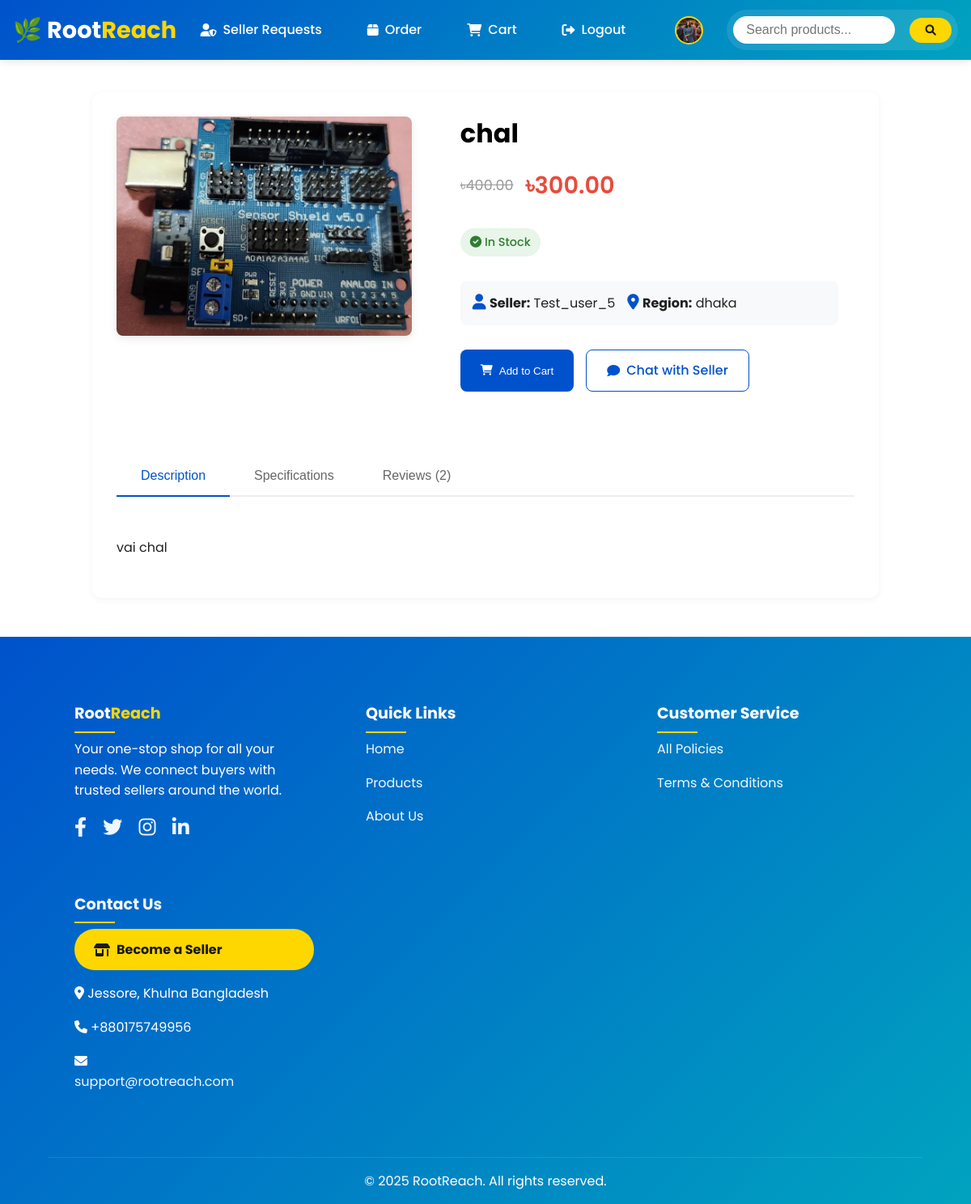
The app's page /product/2/ (signed in) with its own data.
### core/models.py (models this page shows, shortened)
class CustomUser(AbstractUser):
    user_type = models.CharField(max_length=10, choices=USER_TYPES, default='buyer')
    phone = models.CharField(max_length=20)
    profile_image = models.ImageField(upload_to='profiles/', default='profiles/default.jpg')
    location = models.CharField(max_length=100)
    address = models.TextField()
    gender = models.CharField(max_length=10, choices=GENDER_CHOICES)
    is_seller_approved = models.BooleanField(default=False)
    def is_seller(self):
        return self.user_type == 'seller' and self.is_seller_approved

class Product(models.Model):
    seller = models.ForeignKey(CustomUser, on_delete=models.CASCADE, limit_choices_to={'user_type': 'seller'})
    name = models.CharField(max_length=255)
    price = models.DecimalField(max_digits=10, decimal_places=2)
    discounted_price = models.DecimalField(max_digits=10, decimal_places=2, null=True, blank=True)
    description = models.TextField()
    region = models.CharField(max_length=100)
    stock = models.PositiveIntegerField()
    category = models.ForeignKey(Category, on_delete=models.SET_NULL, null=True)
    image = models.ImageField(upload_to='products/')
    rating = models.DecimalField(max_digits=3, decimal_places=2, default=0.0)  # average rating
    created_at = models.DateTimeField(auto_now_add=True)

### core/views.py (the view)
# urls.py: path('product/<int:pk>/', views.product_detail, name='product_detail'),
def product_detail(request, pk):
    product = get_object_or_404(Product, id=pk)
    reviews = product.reviews.all().order_by('-created_at')
    review_form = ReviewForm()
    return render(request, 'product_detail.html', {
        'product': product,
        'reviews': reviews,
        'review_form': review_form
    })

### core/forms.py
class ReviewForm(forms.ModelForm):
    class Meta:
        model = Review
        fields = ['rating', 'comment', 'image']

### core/context_processors.py (called while the page is built)
def cart_item_count(request):
    if request.user.is_authenticated and request.user.user_type == 'buyer':
        count = CartItem.objects.filter(user=request.user).count()
    else:
        count = 0
    return {'cart_item_count': count}

### core/templates/product_detail.html (shortened to what this page needs)
{% extends "base.html" %}
{% load static %}
{% block content %}
<div class="container">
    <div class="product-detail-container">
        <div class="product-image-section">
            <img src="{{ product.image.url }}" alt="{{ product.name }}" class="product-image">
        </div>
        <div class="product-info">
            <h1 class="product-title">{{ product.name }}</h1>
            <div class="price-section">
                {% if product.discounted_price and product.discounted_price < product.price %}
                    <span class="original-price">৳{{ product.price }}</span>
                    <span class="discounted-price">৳{{ product.discounted_price }}</span>
                {% else %}
                    <span class="regular-price">৳{{ product.price }}</span>
                {% endif %}
            </div>
            <div class="stock-badge {% if product.stock > 0 %}in-stock{% else %}out-of-stock{% endif %}">
                <i class="fas {% if product.stock > 0 %}fa-check-circle{% else %}fa-times-circle{% endif %}"></i>
                {% if product.stock > 0 %}In Stock{% else %}Out of Stock{% endif %}
            </div>
            <div class="seller-info">
                <div>
                    <i class="fas fa-user"></i>
                    <strong>Seller:</strong> {{ product.seller.username }}
                </div>
                <div>
                    <i class="fas fa-map-marker-alt"></i>
                    <strong>Region:</strong> {{ product.region }}
                </div>
            </div>
            <div class="product-actions">
                {% if product.stock > 0 and product.seller != user %}
                    <button class="btn btn-primary add-to-cart" data-product-id="{{ product.id }}" data-is-authenticated="{{ user.is_authenticated|yesno:'true,false' }}">
                        <i class="fas fa-shopping-cart"></i>
                        Add to Cart
                    </button>
                {% endif %}
                {% if product.seller != user %}
                    <a href="{% url 'product_chat' product.id %}" class="btn btn-outline chat-with-seller" data-is-authenticated="{{ user.is_authenticated|yesno:'true,false' }}">
                        <i class="fas fa-comment"></i>
                        Chat with Seller
                    </a>
                {% endif %}
            </div>
        </div>
        <div class="product-tabs">
            <div class="tabs-header">
                <button class="tab-button active" data-tab="description">Description</button>
                <button class="tab-button" data-tab="specifications">Specifications</button>
                <button class="tab-button" data-tab="reviews">Reviews ({{ reviews.count }})</button>
            </div>
            <div id="description" class="tab-content active">
                {{ product.description|linebreaks }}
            </div>
        </div>
    </div>
</div>
{% endblock %}

### core/templates/base.html (shortened to what this page needs)
{% load static %}
<!DOCTYPE html>
<html lang="en">
<head>
    <link rel="stylesheet" href="https://cdnjs.cloudflare.com/ajax/libs/font-awesome/6.0.0/css/all.min.css">
    <link rel="stylesheet" href="{% static 'css/styles.css' %}">
</head>
<body>
<header class="header">
    <nav class="navbar">
        <div class="nav-left">
            <h1><a href="{% url 'home' %}" class="logo">🌿 Root<span>Reach</span></a></h1>
        </div>
        <div class="nav-center">
            {% if user.is_authenticated %}
                {% if user.is_superuser %}
                    <a href="{% url 'seller_requests' %}" class="nav-link">
                        <i class="fas fa-user-shield"></i>
                        <span>Seller Requests</span>
                    </a>
                {% endif %}
                <a href="{% url 'order_tracking' %}" class="nav-link">
                    <i class="fas fa-box"></i>
                    <span>Order </span>
                </a>
                <a href="{% url 'cart' %}" class="nav-link">
                    <i class="fas fa-shopping-cart"></i>
                    <span>Cart</span>
                </a>
                <a href="{% url 'logout' %}" class="nav-link">
                    <i class="fas fa-sign-out-alt"></i>
                    <span>Logout</span>
                </a>
                <div class="profile-nav-item">
                    <a href="{% url 'profile' %}" class="profile-nav-link">
                        {% if user.profile_image %}
                            <img src="{{ user.profile_image.url }}" alt="Profile Picture" class="profile-nav-picture">
                        {% else %}
                            <div class="profile-nav-text">
                                <i class="fas fa-user"></i>
                                <span>Profile</span>
                            </div>
                        {% endif %}
                    </a>
                </div>
            {% endif %}
        </div>
        <div class="nav-right">
            <div class="search-container">
                <form method="get" action="{% url 'search_products' %}" class="search-form">
                    <input type="text" name="q" placeholder="Search products..." class="form-control">
                    <button type="submit" class="btn btn-primary"><i class="fas fa-search"></i></button>
                </form>
            </div>
        </div>
    </nav>
</header>
<main>
    <div class="container">
        {% block content %}{% endblock %}
    </div>
</main>
<footer class="footer">
    <div class="container">
        <div class="footer-content">
            <div class="footer-section">
                <h3 class="footer-title">
                    <span style="color: white;">Root</span><span style="color: #ffd700;">Reach</span>
                  </h3>
                <p>Your one-stop shop for all your needs. We connect buyers with trusted sellers around the world.</p>
                <div style="margin-top: 20px;">
                    <a href="#"><i class="fab fa-facebook-f"></i></a>
                    <a href="#"><i class="fab fa-twitter"></i></a>
                    <a href="#"><i class="fab fa-instagram"></i></a>
                    <a href="#"><i class="fab fa-linkedin-in"></i></a>
                </div>
            </div>
            <div class="footer-section">
                <h3 class="footer-title" style="color: white;">Quick Links</h3>
                <ul class="footer-links">
                    <li><a href="{% url 'home' %}">Home</a></li>
                    <li><a href="#">Products</a></li>
                    <li><a href="{% url 'about' %}">About Us</a></li>
                </ul>
            </div>
            <div class="footer-section">
                <h3 class="footer-title" style="color: white;">Customer Service</h3>
                <ul class="footer-links">
                    <li><a href="{% url 'all_policies' %}">All Policies</a></li>
                    <li><a href="{% url 'terms_conditions' %}">Terms & Conditions</a></li>
                </ul>
            </div>
            <div class="footer-section">
                <h3 class="footer-title" style="color: #fffffff4;">Contact Us</h3>
                <ul class="footer-links">
                    <li>
                        <a href="{% url 'apply_seller_status' %}" class="become-seller-btn" data-is-authenticated="{{ user.is_authenticated|yesno:'true,false' }}">
                            <i class="fa-solid fa-shop"></i> Become a Seller
                        </a>
                    </li>
                    <li><i class="fas fa-map-marker-alt"></i> Jessore, Khulna Bangladesh</li>
                    <li><i class="fas fa-phone"></i> +880175749956 </li>
                    <li><i class="fas fa-envelope"></i> <a href="mailto:support@rootreach.com">support@rootreach.com</a></li>
                </ul>
            </div>
        </div>
        <div class="footer-bottom">
            <p>© 2025 RootReach. All rights reserved.</p>
        </div>
    </div>
</footer>
</body>
</html>

### core/static/css/styles.css (style rules this page uses)
:root { --primary: #1e88e5; --secondary: #ffeb3b; --accent: #4fc3f7; --background: #ffffff; --text-dark: #212121; --text-light: #ffffff; --gray-light: #f5f5f5; --gray-medium: #e0e0e0; --gray-dark: #757575; --box-shadow: 0 4px 6px rgba(0, 0, 0, 0.1); --border-radius: 8px; }
* { margin: 0; padding: 0; box-sizing: border-box; }
body { font-family: 'Poppins', sans-serif; background-color: var(--background); color: var(--text-dark); line-height: 1.6; }
.container { width: 90%; max-width: 1200px; margin: 0 auto; }
.header { background-color: var(--background); box-shadow: var(--box-shadow); padding: 20px 0; position: sticky; top: 0; z-index: 1000; }
.navbar { display: flex; justify-content: space-between; align-items: center; }
.logo { font-size: 28px; font-weight: 600; color: var(--primary); text-decoration: none; }
.logo span { color: var(--secondary); }
.btn { display: inline-block; padding: 10px 20px; border-radius: var(--border-radius); text-decoration: none; font-weight: 500; transition: all 0.3s ease; }
.btn-primary { background-color: var(--primary); color: var(--text-light); border: none; }
.btn-outline { background-color: transparent; border: 1px solid var(--primary); color: var(--primary); }
.form-control { width: 100%; padding: 10px; border: 1px solid var(--gray-medium); border-radius: var(--border-radius); font-size: 16px; }
.search-form { display: flex; align-items: center; }
.search-form input { margin-right: 10px; }
.footer { background-color: var(--gray-light); padding: 40px 0; margin-top: 40px; }
.footer-content { display: grid; grid-template-columns: repeat(auto-fit, minmax(200px, 1fr)); gap: 30px; }
.footer-section h3 { color: var(--primary); margin-bottom: 15px; }
.footer-links { list-style: none; }
.footer-links li { margin-bottom: 10px; }
.footer-links a { color: var(--text-dark); text-decoration: none; transition: color 0.3s ease; }
.footer-bottom { text-align: center; margin-top: 20px; padding-top: 20px; border-top: 1px solid var(--gray-medium); }

### core/templates/product_detail.html (style rules this page uses)
.product-detail-container { margin: 40px 0; display: grid; grid-template-columns: minmax(300px, 40%) 1fr; gap: 40px; background: white; padding: 30px; border-radius: 12px; box-shadow: 0 2px 10px rgba(0, 0, 0, 0.05); }
.product-image-section { position: relative; }
.product-image { width: 100%; height: auto; border-radius: 8px; box-shadow: 0 4px 12px rgba(0, 0, 0, 0.08); }
.product-info { padding: 0 20px; }
.product-title { font-size: 2rem; color: #000000; margin-bottom: 20px; line-height: 1.3; }
.price-section { margin: 20px 0; display: flex; align-items: center; gap: 15px; }
.original-price { text-decoration: line-through; color: #999; font-size: 1.1rem; }
.discounted-price { font-size: 1.8rem; color: #e74c3c; font-weight: 600; }
.stock-badge { display: inline-block; padding: 6px 12px; border-radius: 20px; font-weight: 500; font-size: 0.9rem; margin: 10px 0; }
.in-stock { background-color: #e8f5e9; color: #2e7d32; }
.seller-info { margin: 20px 0; padding: 15px; background: #f8f9fa; border-radius: 8px; display: flex; align-items: center; gap: 15px; }
.seller-info i { font-size: 1.2rem; color: var(--primary); }
.product-actions { margin-top: 30px; display: flex; gap: 15px; }
.product-actions .btn { padding: 12px 25px; font-weight: 500; display: flex; align-items: center; gap: 8px; transition: all 0.3s ease; }
.product-tabs { grid-column: 1 / -1; margin-top: 40px; }
.tabs-header { display: flex; border-bottom: 2px solid #eee; margin-bottom: 30px; }
.tab-button { padding: 15px 30px; background: none; border: none; font-size: 1rem; font-weight: 500; color: #666; cursor: pointer; position: relative; transition: all 0.3s ease; }
.tab-button.active { color: var(--primary); }
.tab-button.active::after { content: ''; position: absolute; bottom: -2px; left: 0; width: 100%; height: 2px; background-color: var(--primary); }
.tab-content { display: none; padding: 20px 0; }
.tab-content.active { display: block; }
.form-control { width: 100%; padding: 12px; border: 1px solid #ddd; border-radius: 8px; font-size: 1rem; transition: border-color 0.3s ease; }

### records on screen
CustomUser: profile_image (picture)
Product: image (picture), name "chal", price "400.00", discounted_price "300.00", seller.username "Test_user_5", region "dhaka", description "vai chal"

### other values on screen
{{ reviews.count }} "2"
